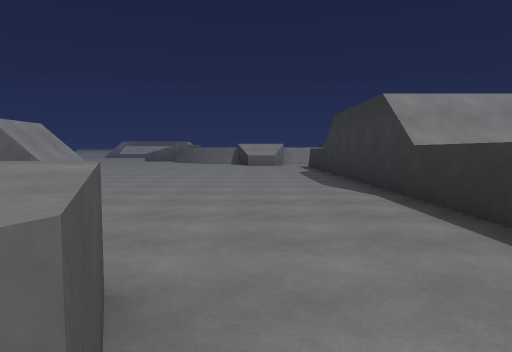
view 1 (above)

24 first-person views from a walk through a Unity game level. The camera is 1.3 m above the floor, tilts 4° down and sees 70° across. The floor is counted in squares, 2 m on a side. Each view is taken from the middle of a square. On the plan, view 1 faces up. The plan holds only what a view shows up to about 11 squares ahead; the rest is blank. The place goes on beyond the plan. The player character is not drawn.

view 2
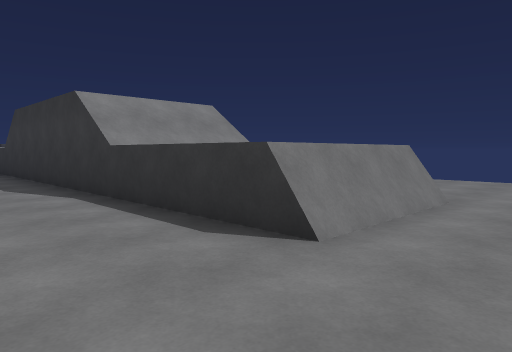

view 3
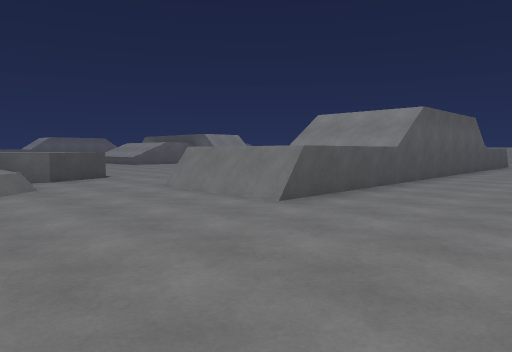

view 4
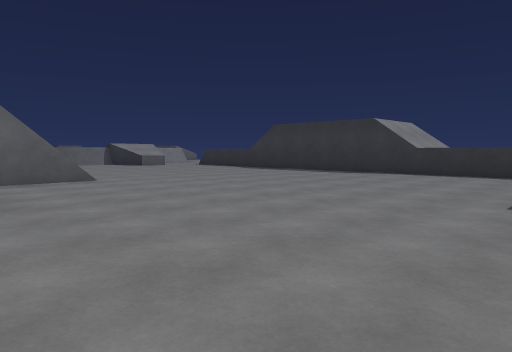

view 5
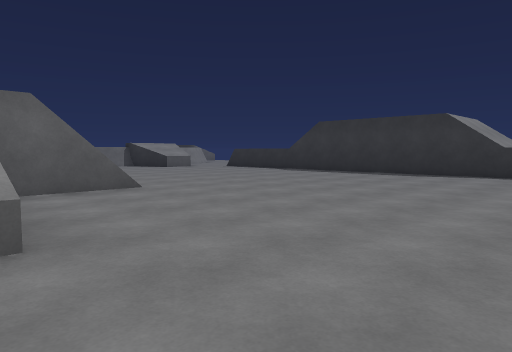

view 6
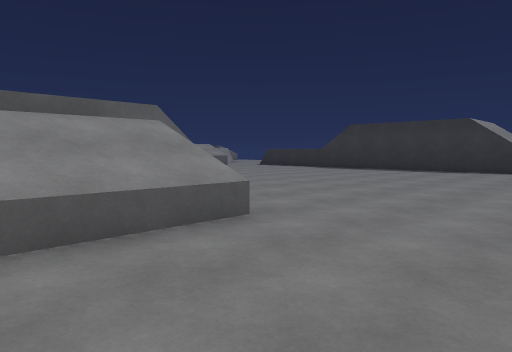

view 7
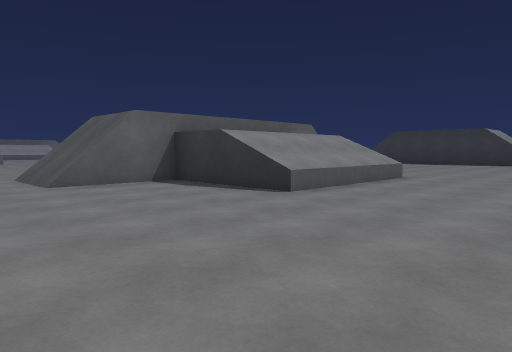

view 8
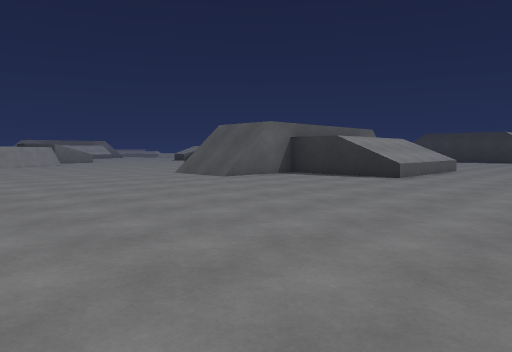

view 9
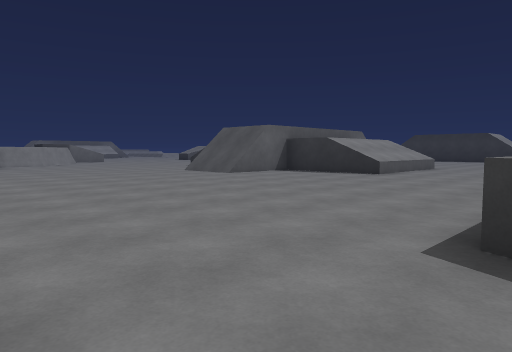

view 10
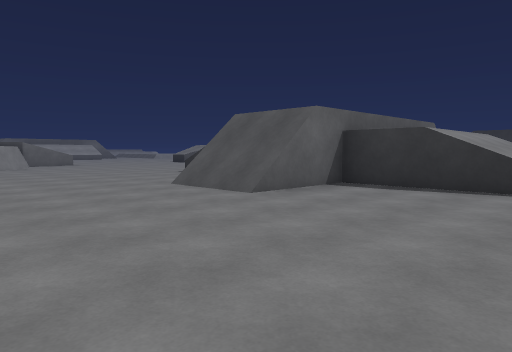

view 11
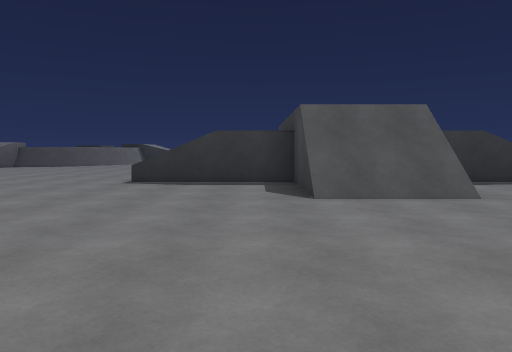

view 12
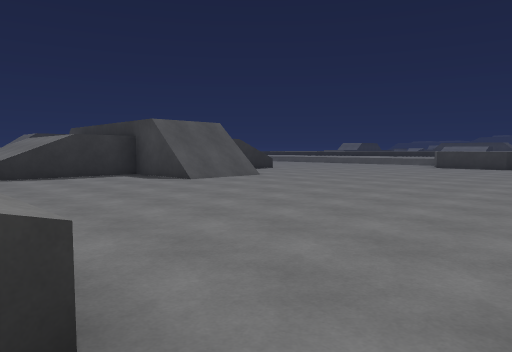

view 13
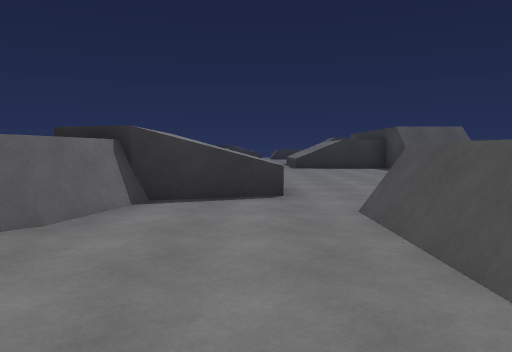

view 14
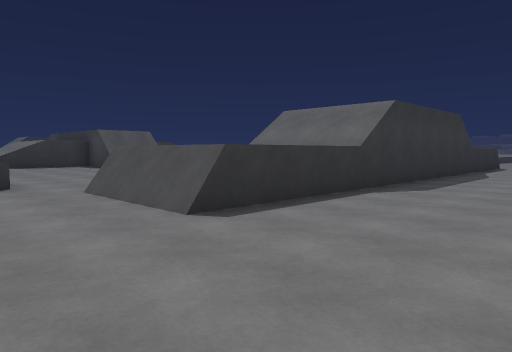

view 15
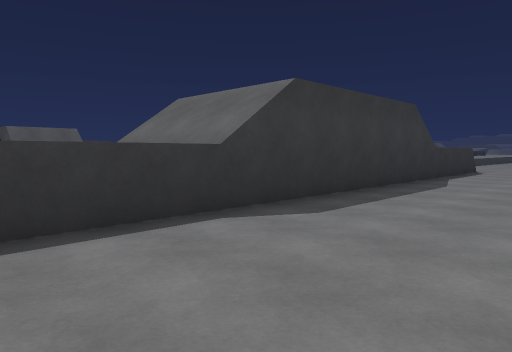

view 16
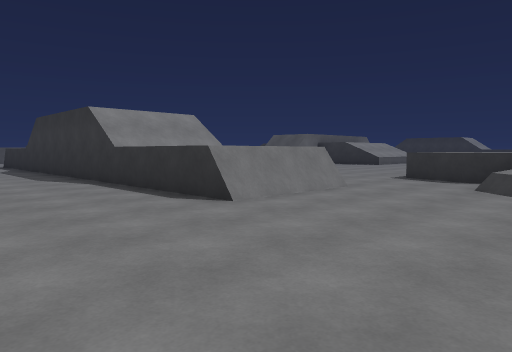

view 17
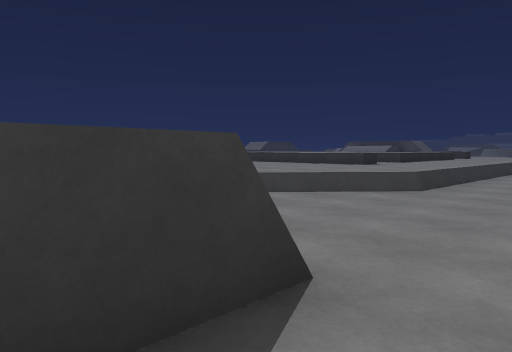

view 18
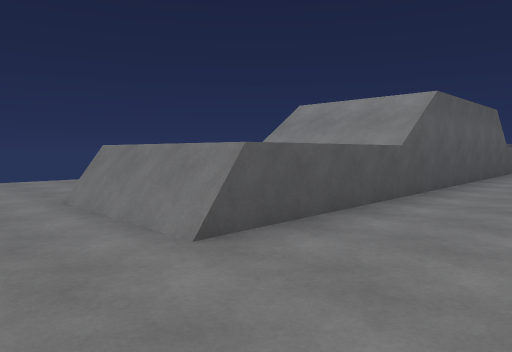

view 19
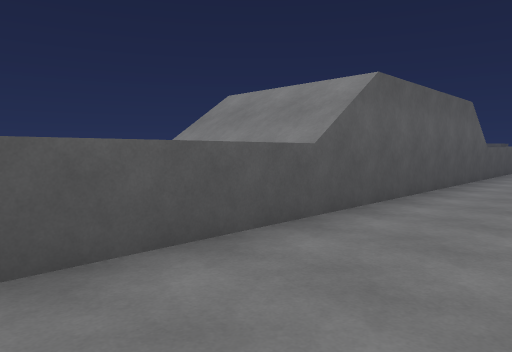

view 20
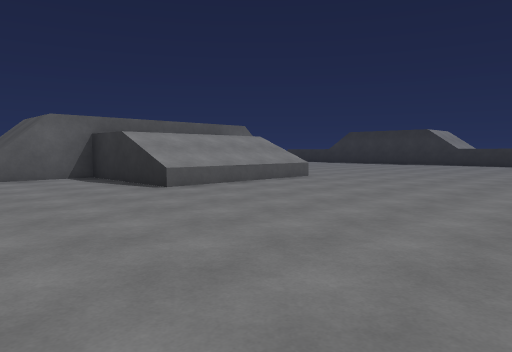

view 21
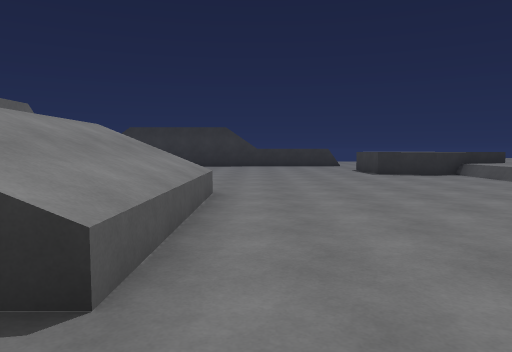

view 22
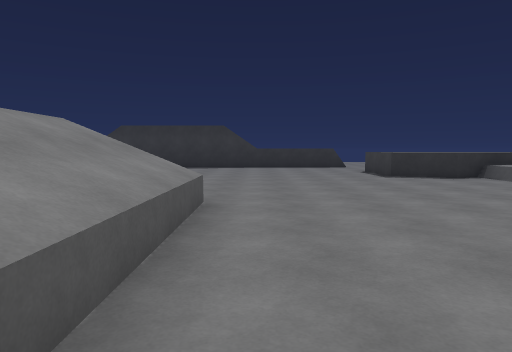

view 23
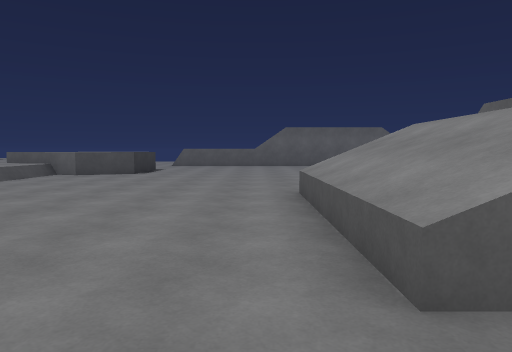

view 24
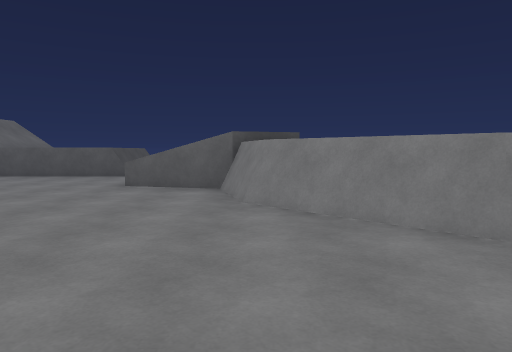

### Floor plan
Key: @ floor where view 1 was taken; # wall or solid block; . main floor; : floor 3.25 m higher than the main floor; / step, stairs or slope; ^ raised ledge.
Columns run from 27 left of view 1 to 8 right of it. Each row starts with its distance up from view 1.
 20             #.
 19        ^   ^...   ..
 18     .#^^ ^^.........
 17 .......#^...........
 16 .......^^...........
 15 ...................
 14 ...^^^..........^^^^
 13 ...^ ^..........#^^     ..
 12 ...^ ^..........#      ....   ^
 11 ...###.......//:    ://.......###
 10  ..###.......//:    ://.......###.
  9  ..###.......///    ///.......###.
  8  ..###..........#   ..........###.
  7  ..###..........^^^^..........###.
  6  ..###..........^^^^..........###..
  5  ..^^^........................^^^..
  4  ..^ ^........................^ ^..
  3 ...^ ^........................^ ^...
  2 ...^##........................##^...
  1 .........^^^............^^^.........
  0 .........^ ^....     ...^ ^@........
 -1 .......^   ^^^        ^^^  ^^.......
 -2 ......^^   ^            ^       ....
 -3    ..^^^^
 -4    ..^^^^^
 -5    ..^^^^^
 -6     .^^^
 -7     .^^^
 -8     .^^^
 -9     .^

Positions as (right, up) in squares from view 1, and headings:
1: (0, 0), facing up
2: (0, 0), facing up-right
3: (8, -2), facing up-left
4: (-8, 1), facing up-right
5: (-8, 3), facing up-right
6: (-10, 3), facing up-right
7: (-16, 2), facing up-right
8: (-20, 2), facing up-right
9: (-21, 1), facing up-right
10: (-18, 5), facing up-right
11: (-19, 12), facing right
12: (-21, 16), facing down-right
13: (-25, 16), facing right
14: (-27, 17), facing down-right
15: (-27, 14), facing down-right
16: (-27, -2), facing up-right
17: (-25, 3), facing down-right
18: (-19, 0), facing up-left
19: (-19, 2), facing up-left
20: (-15, 0), facing up-right
21: (-13, 5), facing right
22: (-12, 5), facing right
23: (-6, 5), facing left
24: (-12, 18), facing left
